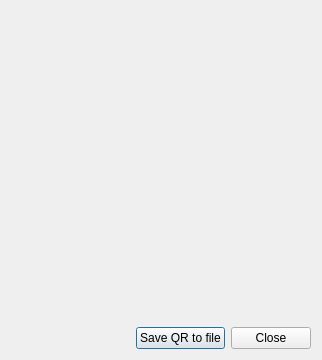
<?xml version="1.0" encoding="UTF-8"?>
<ui version="4.0">
 <class>QRCodeDialog</class>
 <widget class="QDialog" name="QRCodeDialog">
  <property name="geometry">
   <rect>
    <x>0</x>
    <y>0</y>
    <width>322</width>
    <height>360</height>
   </rect>
  </property>
  <property name="sizePolicy">
   <sizepolicy hsizetype="Fixed" vsizetype="Fixed">
    <horstretch>0</horstretch>
    <verstretch>0</verstretch>
   </sizepolicy>
  </property>
  <property name="minimumSize">
   <size>
    <width>322</width>
    <height>360</height>
   </size>
  </property>
  <property name="maximumSize">
   <size>
    <width>322</width>
    <height>360</height>
   </size>
  </property>
  <property name="windowTitle">
   <string>QR Code</string>
  </property>
  <property name="styleSheet">
   <string notr="true"/>
  </property>
  <layout class="QVBoxLayout" name="verticalLayout" stretch="1,0,0">
   <item>
    <widget class="WalletGui::QRLabel" name="m_qrCodeLabel">
     <property name="sizePolicy">
      <sizepolicy hsizetype="Preferred" vsizetype="Preferred">
       <horstretch>0</horstretch>
       <verstretch>0</verstretch>
      </sizepolicy>
     </property>
     <property name="minimumSize">
      <size>
       <width>300</width>
       <height>300</height>
      </size>
     </property>
     <property name="maximumSize">
      <size>
       <width>300</width>
       <height>300</height>
      </size>
     </property>
     <property name="text">
      <string/>
     </property>
    </widget>
   </item>
   <item>
    <spacer name="verticalSpacer">
     <property name="orientation">
      <enum>Qt::Vertical</enum>
     </property>
     <property name="sizeHint" stdset="0">
      <size>
       <width>20</width>
       <height>20</height>
      </size>
     </property>
    </spacer>
   </item>
   <item>
    <layout class="QHBoxLayout" name="horizontalLayout">
     <item>
      <spacer name="horizontalSpacer">
       <property name="orientation">
        <enum>Qt::Horizontal</enum>
       </property>
       <property name="sizeHint" stdset="0">
        <size>
         <width>40</width>
         <height>20</height>
        </size>
       </property>
      </spacer>
     </item>
     <item>
      <widget class="QPushButton" name="m_saveToFileButton">
       <property name="text">
        <string>Save QR to file</string>
       </property>
      </widget>
     </item>
     <item>
      <widget class="QPushButton" name="m_okButton">
       <property name="text">
        <string>Close</string>
       </property>
      </widget>
     </item>
    </layout>
   </item>
  </layout>
 </widget>
 <customwidgets>
  <customwidget>
   <class>WalletGui::QRLabel</class>
   <extends>QLabel</extends>
   <header>gui/QRLabel.h</header>
  </customwidget>
 </customwidgets>
 <resources/>
 <connections>
  <connection>
   <sender>m_okButton</sender>
   <signal>clicked()</signal>
   <receiver>QRCodeDialog</receiver>
   <slot>accept()</slot>
   <hints>
    <hint type="sourcelabel">
     <x>373</x>
     <y>87</y>
    </hint>
    <hint type="destinationlabel">
     <x>240</x>
     <y>57</y>
    </hint>
   </hints>
  </connection>
  <connection>
   <sender>m_saveToFileButton</sender>
   <signal>clicked()</signal>
   <receiver>QRCodeDialog</receiver>
   <slot>saveQRcodeToFile()</slot>
   <hints>
    <hint type="sourcelabel">
     <x>193</x>
     <y>338</y>
    </hint>
    <hint type="destinationlabel">
     <x>160</x>
     <y>179</y>
    </hint>
   </hints>
  </connection>
 </connections>
 <slots>
  <slot>saveQRcodeToFile()</slot>
 </slots>
</ui>
